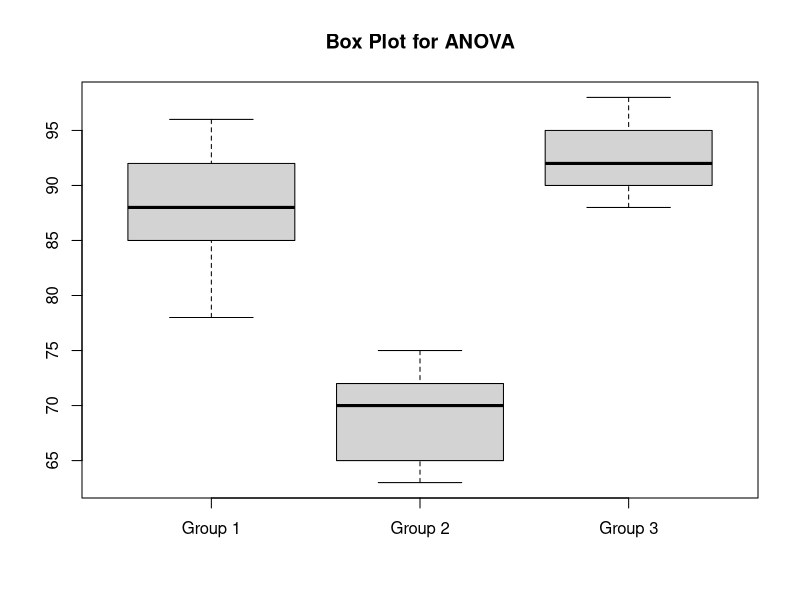

Recreate this plot in R.
# Sample data for three groups
group1 <- c(78, 85, 92, 88, 96)
group2 <- c(65, 70, 72, 63, 75)
group3 <- c(90, 88, 95, 92, 98)

# Perform one-way ANOVA
result_anova <- aov(c(group1, group2, group3) ~ rep(c("Group 1", "Group 2", "Group 3"), each = 5))

# Print ANOVA summary
summary(result_anova)

# Plot the results (box plot)
boxplot(group1, group2, group3, names = c("Group 1", "Group 2", "Group 3"), main = "Box Plot for ANOVA")

# Interpret the results
alpha <- 0.05
p_value <- summary(result_anova)[[1]]$"Pr(>F)"[1]

if (p_value < alpha) {
  cat("Reject the null hypothesis.\n")
  cat("There is a significant difference between at least two groups.\n")
} else {
  cat("Fail to reject the null hypothesis.\n")
  cat("There is no significant difference between the groups.\n")
}
